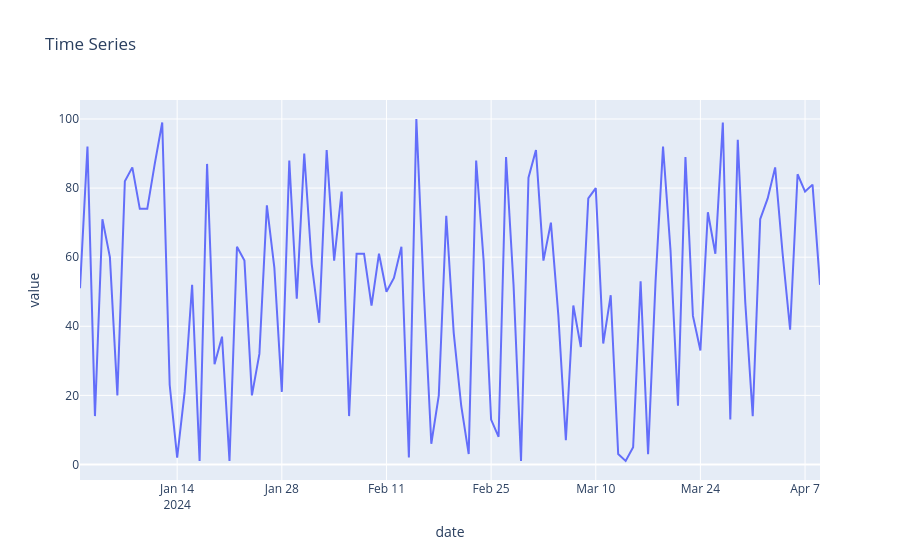
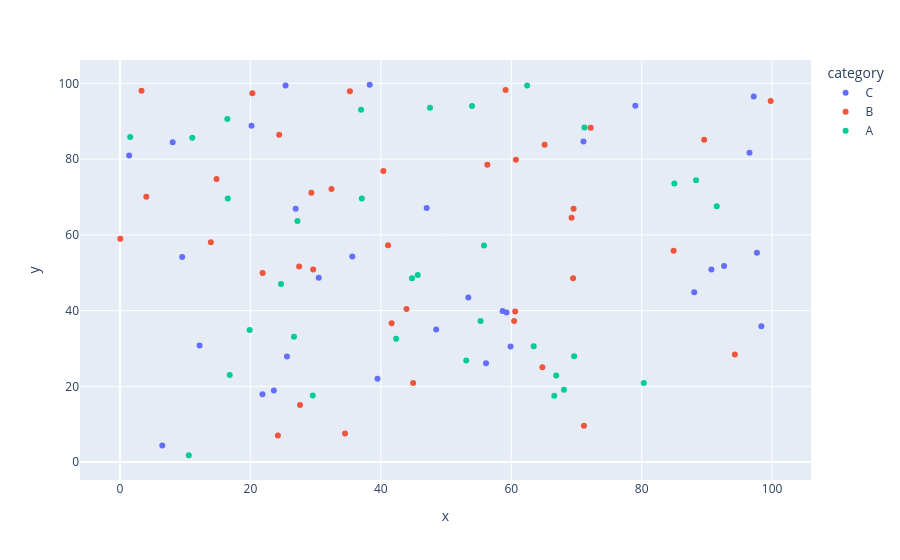
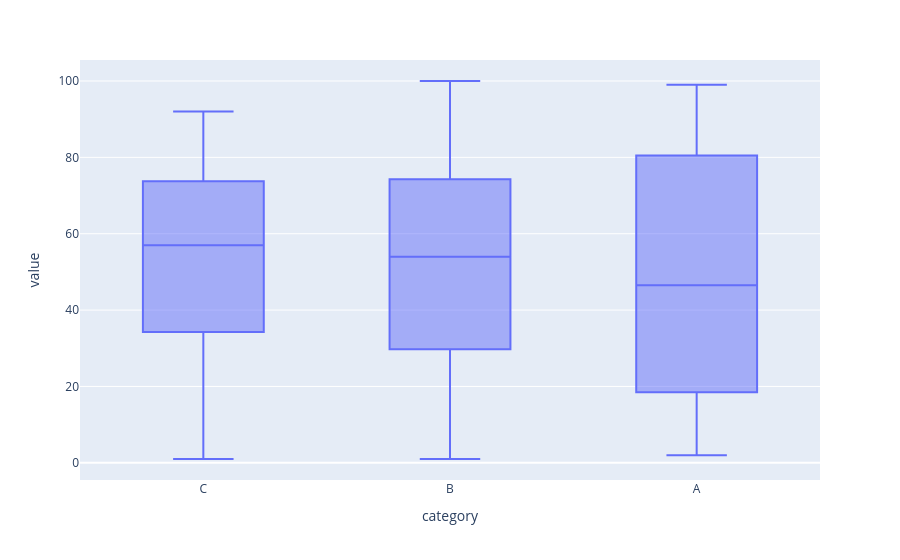

Notebook code for these charts, in order:
### Code cell


### Figure 1 — Plotly figure (JSON) as saved in the notebook; plotly's stock layout.template omitted (floating-point values rounded to 4 significant figures)
{"data": [{"hovertemplate": "date=%{x}<br>value=%{y}<extra></extra>", "legendgroup": "", "line": {"color": "#636efa", "dash": "solid"}, "marker": {"symbol": "circle"}, "mode": "lines", "name": "", "orientation": "v", "showlegend": false, "type": "scatter", "x": ["2024-01-01T00:00:00.000000000", "2024-01-02T00:00:00.000000000", "2024-01-03T00:00:00.000000000", "2024-01-04T00:00:00.000000000", "2024-01-05T00:00:00.000000000", "2024-01-06T00:00:00.000000000", "2024-01-07T00:00:00.000000000", "2024-01-08T00:00:00.000000000", "2024-01-09T00:00:00.000000000", "2024-01-10T00:00:00.000000000", "2024-01-11T00:00:00.000000000", "2024-01-12T00:00:00.000000000", "2024-01-13T00:00:00.000000000", "2024-01-14T00:00:00.000000000", "2024-01-15T00:00:00.000000000", "2024-01-16T00:00:00.000000000", "2024-01-17T00:00:00.000000000", "2024-01-18T00:00:00.000000000", "2024-01-19T00:00:00.000000000", "2024-01-20T00:00:00.000000000", "2024-01-21T00:00:00.000000000", "2024-01-22T00:00:00.000000000", "2024-01-23T00:00:00.000000000", "2024-01-24T00:00:00.000000000", "2024-01-25T00:00:00.000000000", "2024-01-26T00:00:00.000000000", "2024-01-27T00:00:00.000000000", "2024-01-28T00:00:00.000000000", "2024-01-29T00:00:00.000000000", "2024-01-30T00:00:00.000000000", "2024-01-31T00:00:00.000000000", "2024-02-01T00:00:00.000000000", "2024-02-02T00:00:00.000000000", "2024-02-03T00:00:00.000000000", "2024-02-04T00:00:00.000000000", "2024-02-05T00:00:00.000000000", "2024-02-06T00:00:00.000000000", "2024-02-07T00:00:00.000000000", "2024-02-08T00:00:00.000000000", "2024-02-09T00:00:00.000000000", "2024-02-10T00:00:00.000000000", "2024-02-11T00:00:00.000000000", "2024-02-12T00:00:00.000000000", "2024-02-13T00:00:00.000000000", "2024-02-14T00:00:00.000000000", "2024-02-15T00:00:00.000000000", "2024-02-16T00:00:00.000000000", "2024-02-17T00:00:00.000000000", "2024-02-18T00:00:00.000000000", "2024-02-19T00:00:00.000000000", "2024-02-20T00:00:00.000000000", "2024-02-21T00:00:00.000000000", "2024-02-22T00:00:00.000000000", "2024-02-23T00:00:00.000000000", "2024-02-24T00:00:00.000000000", "2024-02-25T00:00:00.000000000", "2024-02-26T00:00:00.000000000", "2024-02-27T00:00:00.000000000", "2024-02-28T00:00:00.000000000", "2024-02-29T00:00:00.000000000", "2024-03-01T00:00:00.000000000", "2024-03-02T00:00:00.000000000", "2024-03-03T00:00:00.000000000", "2024-03-04T00:00:00.000000000", "2024-03-05T00:00:00.000000000", "2024-03-06T00:00:00.000000000", "2024-03-07T00:00:00.000000000", "2024-03-08T00:00:00.000000000", "2024-03-09T00:00:00.000000000", "2024-03-10T00:00:00.000000000", "2024-03-11T00:00:00.000000000", "2024-03-12T00:00:00.000000000", "2024-03-13T00:00:00.000000000", "2024-03-14T00:00:00.000000000", "2024-03-15T00:00:00.000000000", "2024-03-16T00:00:00.000000000", "2024-03-17T00:00:00.000000000", "2024-03-18T00:00:00.000000000", "2024-03-19T00:00:00.000000000", "2024-03-20T00:00:00.000000000", "2024-03-21T00:00:00.000000000", "2024-03-22T00:00:00.000000000", "2024-03-23T00:00:00.000000000", "2024-03-24T00:00:00.000000000", "2024-03-25T00:00:00.000000000", "2024-03-26T00:00:00.000000000", "2024-03-27T00:00:00.000000000", "2024-03-28T00:00:00.000000000", "2024-03-29T00:00:00.000000000", "2024-03-30T00:00:00.000000000", "2024-03-31T00:00:00.000000000", "2024-04-01T00:00:00.000000000", "2024-04-02T00:00:00.000000000", "2024-04-03T00:00:00.000000000", "2024-04-04T00:00:00.000000000", "2024-04-05T00:00:00.000000000", "2024-04-06T00:00:00.000000000", "2024-04-07T00:00:00.000000000", "2024-04-08T00:00:00.000000000", "2024-04-09T00:00:00.000000000"], "xaxis": "x", "y": [51, 92, 14, 71, 60, 20, 82, 86, 74, 74, 87, 99, 23, 2, 21, 52, 1, 87, 29, 37, 1, 63, 59, 20, 32, 75, 57, 21, 88, 48, 90, 58, 41, 91, 59, 79, 14, 61, 61, 46, 61, 50, 54, 63, 2, 100, 50, 6, 20, 72, 38, 17, 3, 88, 59, 13, 8, 89, 52, 1, 83, 91, 59, 70, 43, 7, 46, 34, 77, 80, 35, 49, 3, 1, 5, 53, 3, 53, 92, 62, 17, 89, 43, 33, 73, 61, 99, 13, 94, 47, 14, 71, 77, 86, 61, 39, 84, 79, 81, 52], "yaxis": "y"}], "layout": {"legend": {"tracegroupgap": 0}, "title": {"text": "Time Series"}, "xaxis": {"anchor": "y", "domain": [0, 1], "title": {"text": "date"}}, "yaxis": {"anchor": "x", "domain": [0, 1], "title": {"text": "value"}}}}

### Figure 2 — Plotly figure (JSON) as saved in the notebook; plotly's stock layout.template omitted (floating-point values rounded to 4 significant figures)
{"data": [{"customdata": [["Punkt 0"], ["Punkt 1"], ["Punkt 8"], ["Punkt 10"], ["Punkt 13"], ["Punkt 15"], ["Punkt 20"], ["Punkt 26"], ["Punkt 27"], ["Punkt 28"], ["Punkt 31"], ["Punkt 32"], ["Punkt 34"], ["Punkt 37"], ["Punkt 47"], ["Punkt 49"], ["Punkt 54"], ["Punkt 58"], ["Punkt 59"], ["Punkt 60"], ["Punkt 65"], ["Punkt 67"], ["Punkt 68"], ["Punkt 70"], ["Punkt 76"], ["Punkt 77"], ["Punkt 84"], ["Punkt 93"], ["Punkt 94"], ["Punkt 98"], ["Punkt 99"]], "hovertemplate": "category=C<br>x=%{x}<br>y=%{y}<br>info=%{customdata[0]}<extra></extra>", "legendgroup": "C", "marker": {"color": "#636efa", "symbol": "circle"}, "mode": "markers", "name": "C", "orientation": "v", "showlegend": true, "type": "scatter", "x": [58.68, 96.53, 39.49, 1.408, 79.02, 92.63, 9.541, 56.12, 38.29, 97.17, 23.6, 25.61, 71.07, 20.17, 59.89, 88.05, 21.84, 12.21, 35.63, 90.68, 30.48, 53.41, 48.48, 26.94, 6.489, 25.39, 97.66, 59.27, 8.085, 47.03, 98.34], "xaxis": "x", "y": [39.88, 81.64, 22.02, 80.95, 94.05, 51.78, 54.14, 26.08, 99.63, 96.54, 18.87, 27.89, 84.67, 88.78, 30.54, 44.84, 17.88, 30.81, 54.25, 50.88, 48.67, 43.44, 35.01, 66.89, 4.36, 99.46, 55.28, 39.47, 84.42, 67.11, 35.86], "yaxis": "y"}, {"customdata": [["Punkt 2"], ["Punkt 3"], ["Punkt 4"], ["Punkt 9"], ["Punkt 12"], ["Punkt 14"], ["Punkt 16"], ["Punkt 19"], ["Punkt 24"], ["Punkt 25"], ["Punkt 29"], ["Punkt 30"], ["Punkt 33"], ["Punkt 36"], ["Punkt 38"], ["Punkt 40"], ["Punkt 41"], ["Punkt 42"], ["Punkt 43"], ["Punkt 45"], ["Punkt 46"], ["Punkt 48"], ["Punkt 55"], ["Punkt 57"], ["Punkt 62"], ["Punkt 63"], ["Punkt 64"], ["Punkt 69"], ["Punkt 71"], ["Punkt 73"], ["Punkt 75"], ["Punkt 81"], ["Punkt 82"], ["Punkt 85"], ["Punkt 86"], ["Punkt 87"], ["Punkt 96"]], "hovertemplate": "category=B<br>x=%{x}<br>y=%{y}<br>info=%{customdata[0]}<extra></extra>", "legendgroup": "B", "marker": {"color": "#EF553B", "symbol": "circle"}, "mode": "markers", "name": "B", "orientation": "v", "showlegend": true, "type": "scatter", "x": [60.7, 27.6, 29.63, 29.35, 71.13, 60.6, 65.11, 44.95, 59.13, 27.47, 84.89, 72.17, 4.043, 43.93, 89.58, 56.33, 69.55, 13.93, 60.44, 20.31, 94.29, 69.48, 41.65, 32.43, 64.77, 0.05204, 35.26, 69.24, 24.41, 21.88, 40.38, 14.81, 99.77, 41.1, 3.305, 34.51, 24.22], "xaxis": "x", "y": [79.83, 15.07, 50.82, 71.11, 9.618, 39.76, 83.77, 20.91, 98.22, 51.66, 55.83, 88.26, 70.04, 40.45, 85.09, 78.53, 66.9, 58.07, 37.23, 97.37, 28.39, 48.56, 36.65, 72.09, 25.05, 58.99, 97.89, 64.51, 86.42, 49.92, 76.86, 74.77, 95.31, 57.23, 98.03, 7.535, 7.042], "yaxis": "y"}, {"customdata": [["Punkt 5"], ["Punkt 6"], ["Punkt 7"], ["Punkt 11"], ["Punkt 17"], ["Punkt 18"], ["Punkt 21"], ["Punkt 22"], ["Punkt 23"], ["Punkt 35"], ["Punkt 39"], ["Punkt 44"], ["Punkt 50"], ["Punkt 51"], ["Punkt 52"], ["Punkt 53"], ["Punkt 56"], ["Punkt 61"], ["Punkt 66"], ["Punkt 72"], ["Punkt 74"], ["Punkt 78"], ["Punkt 79"], ["Punkt 80"], ["Punkt 83"], ["Punkt 88"], ["Punkt 89"], ["Punkt 90"], ["Punkt 91"], ["Punkt 92"], ["Punkt 95"], ["Punkt 97"]], "hovertemplate": "category=A<br>x=%{x}<br>y=%{y}<br>info=%{customdata[0]}<extra></extra>", "legendgroup": "A", "marker": {"color": "#00cc96", "symbol": "circle"}, "mode": "markers", "name": "A", "orientation": "v", "showlegend": true, "type": "scatter", "x": [16.53, 1.564, 42.34, 19.88, 91.5, 85.0, 37.08, 66.88, 66.59, 11.09, 47.54, 53.98, 62.44, 29.56, 10.55, 45.65, 88.33, 27.21, 16.47, 16.83, 55.81, 24.69, 69.63, 71.23, 26.68, 63.44, 68.07, 53.09, 44.78, 55.29, 36.97, 80.31], "xaxis": "x", "y": [69.58, 85.84, 32.6, 34.87, 67.57, 73.52, 69.58, 22.86, 17.5, 85.63, 93.56, 94.01, 99.45, 17.59, 1.808, 49.39, 74.42, 63.63, 90.61, 23.02, 57.2, 46.99, 27.96, 88.35, 33.08, 30.57, 19.09, 26.85, 48.53, 37.27, 93.0, 20.89], "yaxis": "y"}], "layout": {"legend": {"title": {"text": "category"}, "tracegroupgap": 0}, "margin": {"t": 60}, "xaxis": {"anchor": "y", "domain": [0, 1], "title": {"text": "x"}}, "yaxis": {"anchor": "x", "domain": [0, 1], "title": {"text": "y"}}}}

### Figure 3 — Plotly figure (JSON) as saved in the notebook; plotly's stock layout.template omitted (floating-point values rounded to 4 significant figures)
{"data": [{"alignmentgroup": "True", "hovertemplate": "category=%{x}<br>value=%{y}<extra></extra>", "legendgroup": "", "marker": {"color": "#636efa"}, "name": "", "notched": false, "offsetgroup": "", "orientation": "v", "showlegend": false, "type": "box", "x": ["C", "C", "B", "B", "B", "A", "A", "A", "C", "B", "C", "A", "B", "C", "B", "C", "B", "A", "A", "B", "C", "A", "A", "A", "B", "B", "C", "C", "C", "B", "B", "C", "C", "B", "C", "A", "B", "C", "B", "A", "B", "B", "B", "B", "A", "B", "B", "C", "B", "C", "A", "A", "A", "A", "C", "B", "A", "B", "C", "C", "C", "A", "B", "B", "B", "C", "A", "C", "C", "B", "C", "B", "A", "B", "A", "B", "C", "C", "A", "A", "A", "B", "B", "A", "C", "B", "B", "B", "A", "A", "A", "A", "A", "C", "C", "A", "B", "A", "C", "C"], "x0": " ", "xaxis": "x", "y": [51, 92, 14, 71, 60, 20, 82, 86, 74, 74, 87, 99, 23, 2, 21, 52, 1, 87, 29, 37, 1, 63, 59, 20, 32, 75, 57, 21, 88, 48, 90, 58, 41, 91, 59, 79, 14, 61, 61, 46, 61, 50, 54, 63, 2, 100, 50, 6, 20, 72, 38, 17, 3, 88, 59, 13, 8, 89, 52, 1, 83, 91, 59, 70, 43, 7, 46, 34, 77, 80, 35, 49, 3, 1, 5, 53, 3, 53, 92, 62, 17, 89, 43, 33, 73, 61, 99, 13, 94, 47, 14, 71, 77, 86, 61, 39, 84, 79, 81, 52], "y0": " ", "yaxis": "y"}], "layout": {"boxmode": "group", "legend": {"tracegroupgap": 0}, "margin": {"t": 60}, "xaxis": {"anchor": "y", "domain": [0, 1], "title": {"text": "category"}}, "yaxis": {"anchor": "x", "domain": [0, 1], "title": {"text": "value"}}}}
